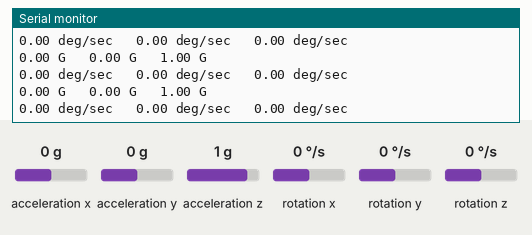
Recording of a sketch running on a simulated Arduino Nano 33 IoT. Parts: the last lines printed to the serial monitor. The test bench sets the inputs (shaded band); at power-on: acceleration x 0 g, acceleration y 0 g, acceleration z 1 g, rotation x 0 °/s, rotation y 0 °/s, rotation z 0 °/s.

Above: at 2.2 s.
2.3 s: acceleration x set to -1.4 g
At 2.58 s:
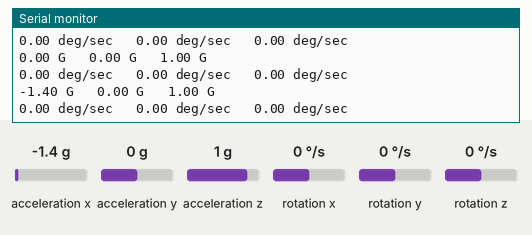
3.8 s: acceleration y set to -1.4 g
At 4.0 s:
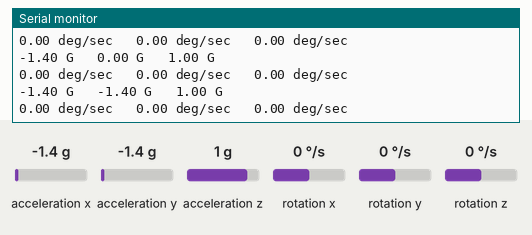
5.3 s: acceleration z set to -1.4 g
At 5.63 s:
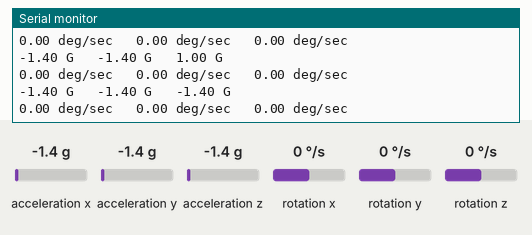
6.8 s: rotation x set to -192 °/s
At 7.05 s:
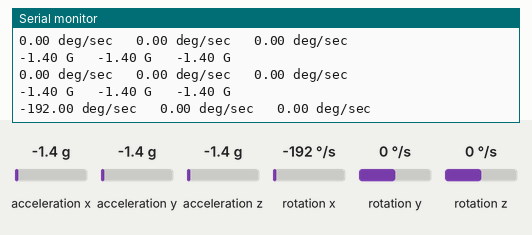
8.3 s: rotation y set to -192 °/s
At 8.47 s:
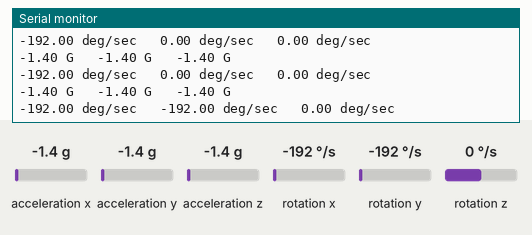

Measured:
- after the input at 2.3 s, the serial monitor: prints a new line after 0.12 s (image 1)
- after the input at 3.8 s, the serial monitor: prints a new line at once (image 2)
- after the input at 5.3 s, the serial monitor: prints a new line after 0.17 s (image 3)
- after the input at 6.8 s, the serial monitor: prints a new line after 0.09 s (image 4)
- after the input at 8.3 s, the serial monitor: prints a new line at once (image 5)

The sketch:

sanityCheckIMUSensor.ino
```cpp
#include <Arduino_LSM6DS3.h>

void setup()
{
  Serial.begin(9600);

  int flagIMUAvailable = IMU.begin();
  if (!flagIMUAvailable)
  {
    Serial.println("IMU could not be initialized!");
  }
  else
  {
    delay(1000);

    Serial.print("Accelerometer sample rate = ");
    Serial.print(IMU.accelerationSampleRate());
    Serial.println(" Hz");
    Serial.print("Gyroscope sample rate = ");
    Serial.print(IMU.gyroscopeSampleRate());
    Serial.println(" Hz");
  }
}

void loop()
{
  float x, y, z;

  if (IMU.accelerationAvailable())
  {
    IMU.readAcceleration(x, y, z);

    Serial.print(x);
    Serial.print(" G \t");
    Serial.print(y);
    Serial.print(" G \t");
    Serial.print(z);
    Serial.print(" G");
    Serial.println();
  }


  if (IMU.gyroscopeAvailable())
  {
    IMU.readGyroscope(x, y, z);

    Serial.print(x);
    Serial.print(" deg/sec \t");
    Serial.print(y);
    Serial.print(" deg/sec \t");
    Serial.print(z);
    Serial.print(" deg/sec");
    Serial.println();
  }

  delay(200);
}
```
